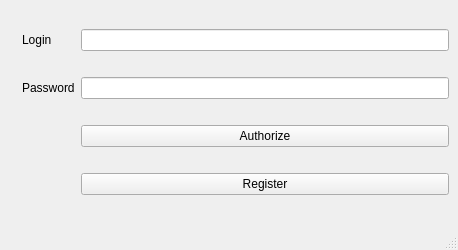
<?xml version="1.0" encoding="UTF-8"?>
<ui version="4.0">
 <class>MainWindow</class>
 <widget class="QMainWindow" name="MainWindow">
  <property name="geometry">
   <rect>
    <x>0</x>
    <y>0</y>
    <width>458</width>
    <height>250</height>
   </rect>
  </property>
  <property name="windowTitle">
   <string>MainWindow</string>
  </property>
  <widget class="QWidget" name="centralwidget">
   <layout class="QGridLayout" name="gridLayout_2">
    <item row="0" column="0" rowspan="4">
     <widget class="QLabel" name="label_3">
      <property name="text">
       <string/>
      </property>
      <property name="pixmap">
       <pixmap resource="res.qrc">:/image/icon3.png</pixmap>
      </property>
     </widget>
    </item>
    <item row="0" column="1">
     <widget class="QLabel" name="label">
      <property name="text">
       <string>Login</string>
      </property>
     </widget>
    </item>
    <item row="3" column="2">
     <widget class="QPushButton" name="pushButton_2">
      <property name="text">
       <string>Register</string>
      </property>
     </widget>
    </item>
    <item row="1" column="2">
     <widget class="QLineEdit" name="passwordEdit"/>
    </item>
    <item row="1" column="1">
     <widget class="QLabel" name="label_2">
      <property name="text">
       <string>Password</string>
      </property>
     </widget>
    </item>
    <item row="0" column="2">
     <widget class="QLineEdit" name="loginEdit"/>
    </item>
    <item row="2" column="2">
     <widget class="QPushButton" name="authButton">
      <property name="text">
       <string>Authorize</string>
      </property>
     </widget>
    </item>
   </layout>
  </widget>
  <widget class="QMenuBar" name="menubar">
   <property name="geometry">
    <rect>
     <x>0</x>
     <y>0</y>
     <width>458</width>
     <height>22</height>
    </rect>
   </property>
  </widget>
  <widget class="QStatusBar" name="statusbar"/>
 </widget>
 <tabstops>
  <tabstop>loginEdit</tabstop>
  <tabstop>passwordEdit</tabstop>
  <tabstop>authButton</tabstop>
  <tabstop>pushButton_2</tabstop>
 </tabstops>
 <resources>
  <include location="res.qrc"/>
 </resources>
 <connections/>
</ui>
